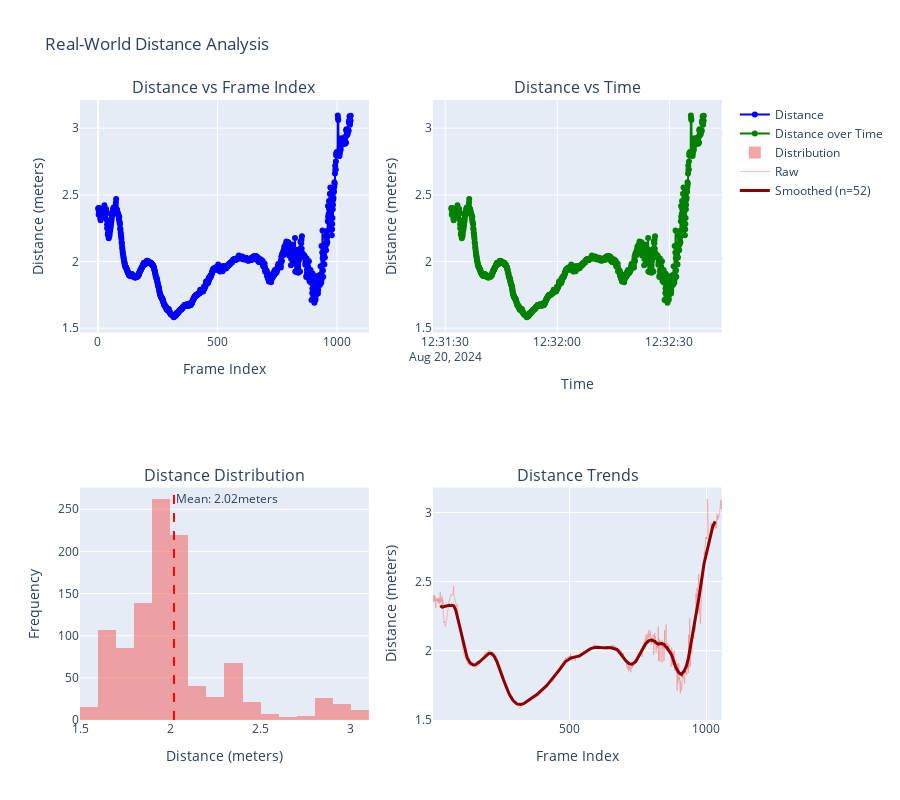

Notebook source saved alongside this figure:
### Code cell
iau.VisualizationEngine.plot_distance_analysis(distance_results, "Real-World Distance Analysis")

### Figure 1 — Plotly figure (JSON) as saved in the notebook; plotly's stock layout.template omitted (floating-point values rounded to 4 significant figures; data arrays with more than 128 entries replaced by an {"elided": "..."} marker saying what was removed)
{"data": [{"line": {"color": "blue"}, "mode": "lines+markers", "name": "Distance", "type": "scatter", "x": {"elided": "1055 int values"}, "xaxis": "x", "y": {"elided": "1055 float values"}, "yaxis": "y"}, {"line": {"color": "green"}, "mode": "lines+markers", "name": "Distance over Time", "type": "scatter", "x": {"elided": "1055 str values"}, "xaxis": "x2", "y": {"elided": "1055 float values"}, "yaxis": "y2"}, {"marker": {"color": "lightcoral"}, "name": "Distribution", "nbinsx": 30, "opacity": 0.7, "type": "histogram", "x": {"elided": "1055 float values"}, "xaxis": "x3", "yaxis": "y3"}, {"line": {"color": "lightcoral", "width": 1}, "mode": "lines", "name": "Raw", "opacity": 0.5, "type": "scatter", "x": {"elided": "1055 int values"}, "xaxis": "x4", "y": {"elided": "1055 float values"}, "yaxis": "y4"}, {"line": {"color": "darkred", "width": 3}, "mode": "lines", "name": "Smoothed (n=52)", "type": "scatter", "x": {"elided": "1055 int values"}, "xaxis": "x4", "y": {"elided": "1055 float values"}, "yaxis": "y4"}], "layout": {"annotations": [{"font": {"size": 16}, "showarrow": false, "text": "Distance vs Frame Index", "x": 0.225, "xanchor": "center", "xref": "paper", "y": 1, "yanchor": "bottom", "yref": "paper"}, {"font": {"size": 16}, "showarrow": false, "text": "Distance vs Time", "x": 0.775, "xanchor": "center", "xref": "paper", "y": 1, "yanchor": "bottom", "yref": "paper"}, {"font": {"size": 16}, "showarrow": false, "text": "Distance Distribution", "x": 0.225, "xanchor": "center", "xref": "paper", "y": 0.375, "yanchor": "bottom", "yref": "paper"}, {"font": {"size": 16}, "showarrow": false, "text": "Distance Trends", "x": 0.775, "xanchor": "center", "xref": "paper", "y": 0.375, "yanchor": "bottom", "yref": "paper"}, {"showarrow": false, "text": "Mean: 2.02meters", "x": 2.02, "xanchor": "left", "xref": "x3", "y": 1, "yanchor": "top", "yref": "y3 domain"}], "height": 800, "shapes": [{"line": {"color": "red", "dash": "dash"}, "type": "line", "x0": 2.02, "x1": 2.02, "xref": "x3", "y0": 0, "y1": 1, "yref": "y3 domain"}], "showlegend": true, "title": {"text": "Real-World Distance Analysis"}, "xaxis": {"anchor": "y", "domain": [0, 0.45], "title": {"text": "Frame Index"}}, "xaxis2": {"anchor": "y2", "domain": [0.55, 1], "title": {"text": "Time"}}, "xaxis3": {"anchor": "y3", "domain": [0, 0.45], "title": {"text": "Distance (meters)"}}, "xaxis4": {"anchor": "y4", "domain": [0.55, 1], "title": {"text": "Frame Index"}}, "yaxis": {"anchor": "x", "domain": [0.625, 1], "title": {"text": "Distance (meters)"}}, "yaxis2": {"anchor": "x2", "domain": [0.625, 1], "title": {"text": "Distance (meters)"}}, "yaxis3": {"anchor": "x3", "domain": [0, 0.375], "title": {"text": "Frequency"}}, "yaxis4": {"anchor": "x4", "domain": [0, 0.375], "title": {"text": "Distance (meters)"}}}}
